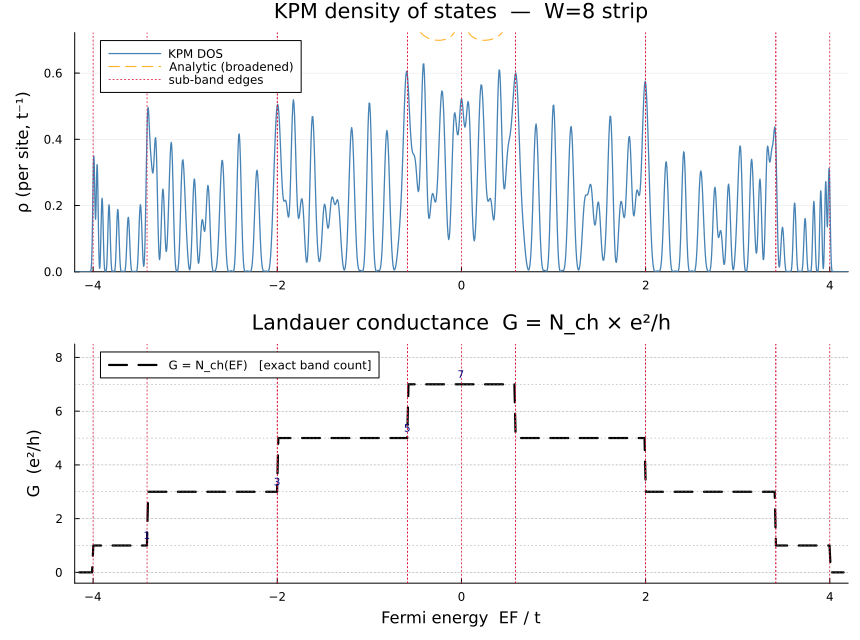

Recreate this plot in Julia.
# quantized_conductance_1d.jl
#
# Quantized Landauer conductance of a quasi-1D tight-binding strip via KPM.
#
# Physics
# ───────
# W-wide strip, hopping t, PBC transverse and longitudinal:
#   ε(kx, ky) = −2t cos kx − 2t cos ky
# Transverse modes: ky_n = 2πn/W,  band centre ε_n = −2t cos(ky_n).
# Mode n is open (propagating) when  ε_n − 2t < EF < ε_n + 2t.
#
# Landauer conductance (Fisher-Lee / Büttiker):
#   G(EF) = N_ch(EF) × e²/h
#
# KPM role
# ────────
# kpm_dos → ρ(E) without diagonalisation.
# Each conductance step coincides with a Van Hove singularity:
#   ρ ∝ 1/√(4t²−(E−ε_n)²)  diverges at sub-band edges E = ε_n ± 2t.
# KPM thus directly *encodes* the step locations in its spectral output.
#
# Connection to RecursiveGreenFunction in this repo:
#   Fisher-Lee: T(E) = Tr[ΓL G^R ΓR G^A] = N_ch(E) for a clean strip.
#   Both approaches see the same quantized steps at the same energies.

using Pkg
Pkg.activate(joinpath(@__DIR__, ".."))

using KernelPolynomialMethod
using SparseArrays
using LinearAlgebra
using Printf
using Plots

# ────────────────────────────────────────────────────────────────────────────
# Parameters
# ────────────────────────────────────────────────────────────────────────────
t  = 1.0    # hopping
W  = 8      # transverse sites  (up to W open channels)
L  = 60     # longitudinal sites (PBC)
N  = W * L

println("=== Quantized Conductance  (W=$W × L=$L, N=$N sites, t=$t) ===")

# ────────────────────────────────────────────────────────────────────────────
# Hamiltonian (PBC both directions)
#   site: s = (iy−1)×L + ix
# ────────────────────────────────────────────────────────────────────────────
site = (ix, iy) -> (mod(iy - 1, W)) * L + mod(ix - 1, L) + 1

rH = Int[]; cH = Int[]; vH = Float64[]

for iy in 1:W, ix in 1:L
    s1 = site(ix, iy)
    s2 = site(ix + 1, iy);  push!(rH,s1);push!(cH,s2);push!(vH,-t);  push!(rH,s2);push!(cH,s1);push!(vH,-t)
    s3 = site(ix, iy + 1);  push!(rH,s1);push!(cH,s3);push!(vH,-t);  push!(rH,s3);push!(cH,s1);push!(vH,-t)
end

H = sparse(rH, cH, vH, N, N)
@assert norm(H - H', Inf) < 1e-12 "H not Hermitian"
println("H built: $(nnz(H)) nonzeros,  Hermitian ✓")

# ────────────────────────────────────────────────────────────────────────────
# Sub-band structure and channel counting (analytical, O(W))
# ────────────────────────────────────────────────────────────────────────────
ε_modes = [-2t * cos(2π * n / W) for n in 0:(W-1)]

println("\nSub-band centres ε_n and channel windows [ε_n−2t, ε_n+2t]:")
for εn in sort(ε_modes)
    @printf("  ε=%+.4f   window (%+.4f, %+.4f)\n", εn, εn-2t, εn+2t)
end

n_channels(E) = sum(εn - 2t < E < εn + 2t  for εn in ε_modes)
channel_edges = sort(unique(vcat([εn - 2t for εn in ε_modes],
                                 [εn + 2t for εn in ε_modes])))
channel_edges = filter(e -> -4.15 < e < 4.15, channel_edges)

E_axis  = collect(range(-4.15, 4.15; length=600))
G_exact = Float64[n_channels(E) for E in E_axis]

println("\nConductance steps at E = ", round.(channel_edges; digits=4))

# ────────────────────────────────────────────────────────────────────────────
# KPM density of states  ρ(E) = (1/N) Tr[δ(E−H)]
# Van Hove singularities at sub-band edges = conductance step positions
# ────────────────────────────────────────────────────────────────────────────
println("\nKPM DOS …")
t_dos = @elapsed ω_dos, ρ_dos = kpm_dos(H;
    N_moments = 512,
    N_randvec = 30,
    N_points  = 2000,
    kernel    = "Jackson",
    bounds    = (-4.2, 4.2))
println("  done in $(round(t_dos; digits=2)) s")

# Analytic 1D DOS (Van Hove, per strip):  ρ_n(E) = 1/(π√(4t²−(E−εn)²))
# For the full W-wide strip (normalised per site): ρ_strip = (1/W) Σ_n ρ_n
η_vH  = 0.08 * t   # broadening for analytic curve
ρ_analytic = [sum(1 / (π * sqrt(max((2t)^2 - (E - εn)^2, η_vH^2)))
                  for εn in ε_modes) / W
              for E in E_axis]

# ────────────────────────────────────────────────────────────────────────────
# Plot  – three stacked panels
# ────────────────────────────────────────────────────────────────────────────
XLIMS  = (-4.2, 4.2)
CLR_S  = :steelblue
CLR_E  = :black
CLREDG = :crimson

# Panel 1: KPM DOS
p1 = plot(ω_dos, ρ_dos;
          ylabel = "ρ (per site, t⁻¹)",
          title  = "KPM density of states  —  W=$W strip",
          label  = "KPM DOS",
          color  = CLR_S, lw = 1.3,
          xlims  = XLIMS, ylims = (0, maximum(ρ_dos) * 1.15),
          legend = :topleft, grid = true, xlabel = "")
plot!(p1, E_axis, ρ_analytic;
      label = "Analytic (broadened)",
      color = :orange, lw = 1.1, ls = :dash, alpha = 0.85)
vline!(p1, channel_edges; lw = 0.8, ls = :dot, color = CLREDG, label = "sub-band edges")

# Panel 2: N_ch staircase (= quantized conductance in e²/h)
p2 = plot(E_axis, G_exact;
          xlabel = "Fermi energy  EF / t",
          ylabel = "G  (e²/h)",
          title  = "Landauer conductance  G = N_ch × e²/h",
          label  = "G = N_ch(EF)   [exact band count]",
          color  = CLR_E, lw = 2.2, ls = :dash,
          xlims  = XLIMS, ylims = (-0.4, W + 0.5),
          legend = :topleft, grid = true)
hline!(p2, 0:W; lw = 0.4, ls = :dot, color = :gray, label = nothing)
vline!(p2, channel_edges; lw = 0.8, ls = :dot, color = CLREDG, label = nothing)

# Annotate each plateau
for nc in 1:W
    idx = findall(G_exact .== nc)
    isempty(idx) && continue
    Emid = E_axis[idx[div(length(idx), 2)]]
    annotate!(p2, Emid, nc + 0.38, text("$nc", 7, :center, :navy))
end

p = plot(p1, p2; layout = (2, 1), size = (860, 640),
         left_margin = 5Plots.mm, bottom_margin = 3Plots.mm)
display(p)
outfile = joinpath(@__DIR__, "quantized_conductance_1d.png")
savefig(p, outfile)
println("Saved: $outfile")

# ────────────────────────────────────────────────────────────────────────────
# Summary table
# ────────────────────────────────────────────────────────────────────────────
println("\n══ Conductance quantisation summary ══════════════════════════════")
println("  G (e²/h) │  EF range              │  Van Hove peak in ρ at")
for nc in 1:W
    idx = findall(G_exact .== nc)
    isempty(idx) && continue
    Elo = E_axis[first(idx)];  Ehi = E_axis[last(idx)]
    # find the corresponding step edge (channel that just opened)
    step_edge = filter(e -> abs(e - Elo) < 0.15, channel_edges)
    edge_str  = isempty(step_edge) ? "—" : join(round.(step_edge; digits=3), ", ")
    @printf("    %2d     │  (%+.3f, %+.3f)   │  %s\n", nc, Elo, Ehi, edge_str)
end
println("══════════════════════════════════════════════════════════════════")
println("\nConclusion: G steps by e²/h each time EF crosses a sub-band edge.")
println("KPM DOS diverges (Van Hove) at the same energies → the spectral")
println("structure directly reveals the quantized conductance steps.")
println("Same steps seen by RGF Fisher-Lee: T = Tr[ΓL G^R ΓR G^A].")
